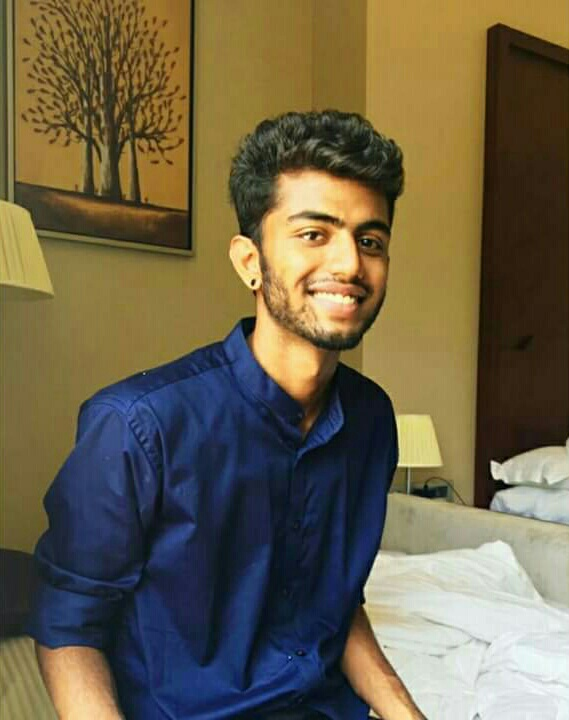
#> input picture img/fests/incident/Adarsh Pai.JPG, 569 x 720 px; its folder holds 4 pictures in this run
$ python image_optimise.py 'Adarsh Pai.JPG'   (older library calls are emulated)
#> lines starting #> are read from the running program, lines starting #| are printed output that depends on the picture
from PIL import Image
import os
from os import walk
from os import listdir
from os.path import isfile, join

files_list = [f for f in listdir(".") if isfile(join(".", f))]
print(files_list)

# [5 lines of commented-out code are left out]


for file_name in files_list:
	name, extension = os.path.splitext(file_name)
	if extension == '.py':
		continue

	with Image.open(file_name) as img:

#> img is the input picture: PIL image 569x720 RGB; mean R, G, B 108.8, 98.8, 74.1
		if extension == '.png':
			img = img.convert('RGB')
			img.save(str(name + '.jpg'))
			os.system("rm " + file_name)
			file_name = str(name + '.jpg')
		width,height = img.size
#> width = 569; height = 720
		print(str(width) + " " + str(height))
#| 569 720

		if height > 300:
			new_width = ((int)((width*300.0)/height))
#> new_width = 237
			img = img.resize((500,300), Image.ANTIALIAS)
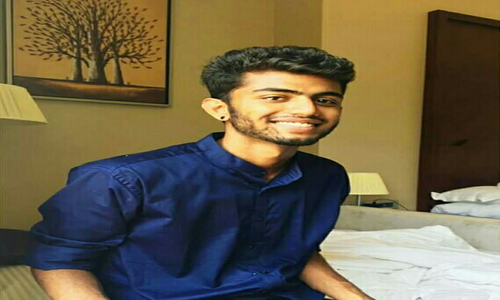
#> img: PIL image 500x300 RGB; mean R, G, B 108.8, 98.8, 74.2

		# print("Image size after resizing")
		width,height = img.size
#> width = 500; height = 300
		# print(str(width) + " " + str(height))

		img.save(file_name, optimize=True, quality=85)
